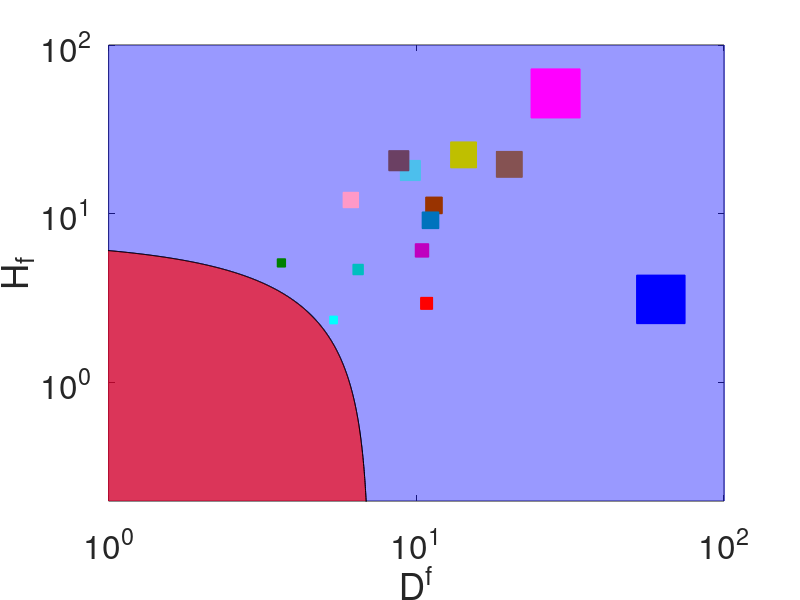

Source code (MATLAB):
function Figure_5_d
%   Figure1_main Plots all the Figures 5 d in our paper "Universal
%   resilience patterns in complex networks".
%
%  
%   NuRsEv2.0
%   $Id: Figure1_main.m Created at 2018-2-26 11:35:29 $
%   by Jianxi Gao, RPI, Troy, NY
%   Copyright (c) 2012-2018 by Center for Complex Network Research (CCNR)


figure1 = figure('color',[1 1 1]);
axes1 = axes('Parent',figure1,'FontSize',24,'XScale','log','YScale','log');box(axes1,'on');hold(axes1,'on');%
%% plot phase space
minx2 = 0.1;maxx2 = 400; % the space size
beta_c = 6.97; 
x3 = linspace(minx2,beta_c,1000);
y3 = beta_c-x3+minx2;
plot(x3,y3,'k');hold on % plot the critical curve
yy3 = [x3(1),x3,x3(end)];
xx3 = [x3(1),y3,x3(1)];
x4 = linspace(minx2,maxx2,1000);
y4 = maxx2*ones(1,1000);
yy4 = [x4(1),x4,x4(end)];xx4 = [x4(1),y4,x4(1)];
fill(xx4,yy4,[0,0,1],'FaceAlpha',0.4); % plot the resilient regime
fill(xx3,yy3,[1,0,0],'FaceAlpha',0.65); % plot the non-resilient regime
xlim([minx2,maxx2])
ylim([minx2,maxx2])


%% plot the data of networks The informations of the 14 networks
%    
a = [0.2738    0.7272   13.7570    0.3000   10.8000    0.5181    2.9570    0.8885    0.8983
    0.4380    0.8558    7.7429    0.5600    5.3846    1.0393    2.3583    0.7671    0.7602
    1.8906    2.6552   27.6593    0.1600    9.5686    0.5848   18.0907    0.8924    0.8832
    0.9846    1.4512   22.6534    0.2000   11.4146    0.4902   11.2387    0.9083    0.9043
    1.5710    2.2744   36.6160    0.1200   14.2418    0.3929   22.3742    0.9088    0.9250
    1.9747    3.1522   18.2226    0.2200    6.1259    0.9135   12.0967    0.7668    0.7989
    0.5832    1.0626   16.5204    0.2600   10.4348    0.5363    6.0856    0.8842    0.8944
    1.4084    2.0713    8.7762    0.5000    3.6441    1.5356    5.1322    0.6166    0.0418
    0.7250    1.4023   11.1615    0.3600    6.4706    0.8648    4.6909    0.8017    0.8128
    0.8251    1.5162   20.2946    0.2000   11.1200    0.5032    9.1746    0.8841    0.9017
    0.0501    0.4791   65.4515    0.0607   62.3289    0.0898    3.1225    0.9839    0.9839
    1.8233    2.2898   80.0419    0.0600   28.3506    0.1974   51.6913    0.9628    0.9638
    0.9799    1.3246   39.7175    0.1200   20.0606    0.2790   19.6569    0.9442    0.9480
    2.3555    2.9868   29.4373    0.1600    8.7727    0.6379   20.6646    0.8824    0.8708];

color_net1 = 'r';color_net2 = 'c';
color_net3 = [0.3,0.75,0.93];color_net4 = [0.6,0.2,0];
color_net5 = [0.75,0.75,0];color_net6 = [1,0.6,0.78];
color_net7 = [0.75,0,0.75];color_net8 = [0,0.5,0];
color_net9 = [0,0.75,0.75];color_net10 = [0,0.45,0.74];
color_net11 = 'b';color_net12 = 'm';
color_net13 = [0.52,0.32,0.32];color_net14 = [0.42,0.25,0.39];


i=1;colors=color_net1;plot(a(i,5),a(i,7),'s','MarkerSize',2/a(i,4)+2,'MarkerFaceColor',colors,'MarkerEdgeColor',colors);hold on;
i=2;colors=color_net2;plot(a(i,5),a(i,7),'s','MarkerSize',2/a(i,4)+2,'MarkerFaceColor',colors,'MarkerEdgeColor',colors);hold on;
i=3;colors=color_net3;plot(a(i,5),a(i,7),'s','MarkerSize',2/a(i,4)+2,'MarkerFaceColor',colors,'MarkerEdgeColor',colors);hold on;
i=4;colors=color_net4;plot(a(i,5),a(i,7),'s','MarkerSize',2/a(i,4)+2,'MarkerFaceColor',colors,'MarkerEdgeColor',colors);hold on;
i=5;colors=color_net5;plot(a(i,5),a(i,7),'s','MarkerSize',2/a(i,4)+2,'MarkerFaceColor',colors,'MarkerEdgeColor',colors);hold on;
i=6;colors=color_net6;plot(a(i,5),a(i,7),'s','MarkerSize',2/a(i,4)+2,'MarkerFaceColor',colors,'MarkerEdgeColor',colors);hold on;
i=7;colors=color_net7;plot(a(i,5),a(i,7),'s','MarkerSize',2/a(i,4)+2,'MarkerFaceColor',colors,'MarkerEdgeColor',colors);hold on;
i=8;colors=color_net8;plot(a(i,5),a(i,7),'s','MarkerSize',2/a(i,4)+2,'MarkerFaceColor',colors,'MarkerEdgeColor',colors);hold on;
i=9;colors=color_net9;plot(a(i,5),a(i,7),'s','MarkerSize',2/a(i,4)+2,'MarkerFaceColor',colors,'MarkerEdgeColor',colors);hold on;
i=10;colors=color_net10;plot(a(i,5),a(i,7),'s','MarkerSize',2/a(i,4)+2,'MarkerFaceColor',colors,'MarkerEdgeColor',colors);hold on;
i=11;colors=color_net11;plot(a(i,5),a(i,7),'s','MarkerSize',2/a(i,4)+2,'MarkerFaceColor',colors,'MarkerEdgeColor',colors);hold on;
i=12;colors=color_net12;plot(a(i,5),a(i,7),'s','MarkerSize',2/a(i,4)+2,'MarkerFaceColor',colors,'MarkerEdgeColor',colors);hold on;
i=13;colors=color_net13;plot(a(i,5),a(i,7),'s','MarkerSize',2/a(i,4)+2,'MarkerFaceColor',colors,'MarkerEdgeColor',colors);hold on;
i=14;colors=color_net14;plot(a(i,5),a(i,7),'s','MarkerSize',2/a(i,4)+2,'MarkerFaceColor',colors,'MarkerEdgeColor',colors);hold on;


xlim([1,100]);
ylim([0.2,100]);



xlabel('D^f')
ylabel('H_f')
% legend('Net1','Net2','Net3','Net4','Net5','Net6','Net7','Net8','Net9','Net10','Net11','Net12','Net13','Net14')
